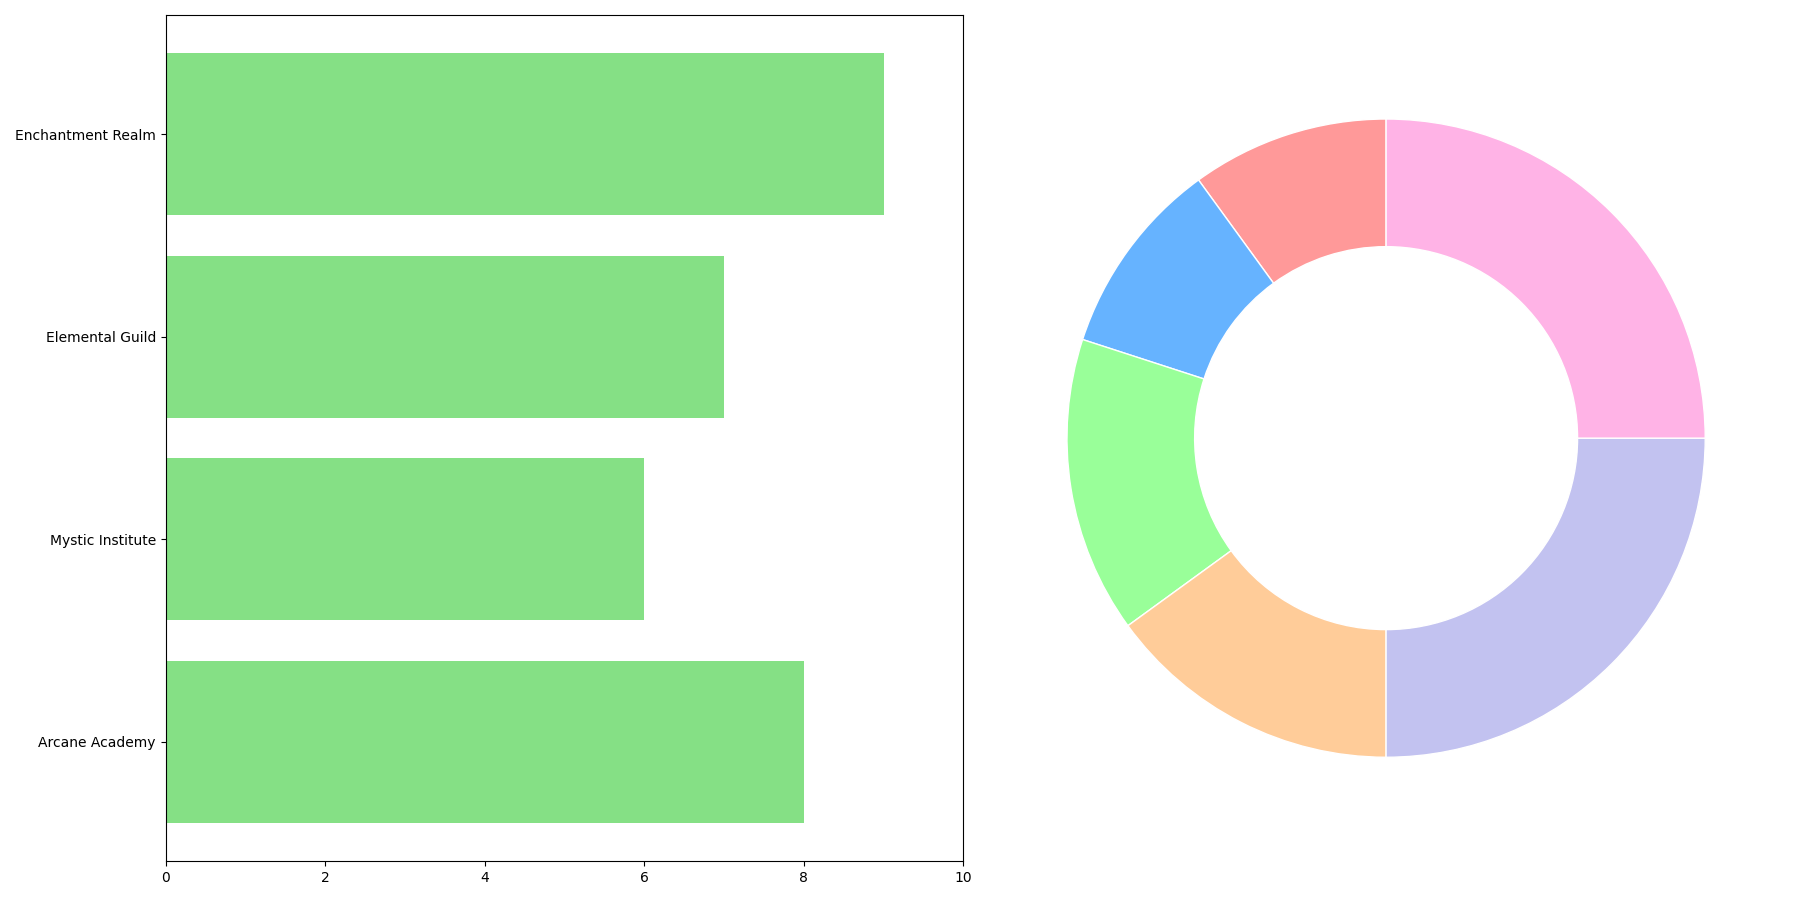

Reproduce this figure in Python.
import matplotlib.pyplot as plt
import numpy as np

# Data
wizardry_schools = ['Arcane Academy', 'Mystic Institute', 'Elemental Guild', 'Enchantment Realm']
spell_types = ['Fire Spells', 'Water Spells', 'Earth Spells', 'Air Spells', 'Lightning Spells', 'Healing Spells']

arcane_spells = [25, 5, 20, 10, 30, 10]
mystic_spells = [15, 30, 10, 25, 0, 20]
elemental_spells = [35, 5, 20, 25, 15, 0]
enchantment_spells = [10, 10, 15, 15, 25, 25]

average_power_levels = [8, 6, 7, 9]

colors = ['#ff9999', '#66b3ff', '#99ff99', '#ffcc99', '#c2c2f0', '#ffb3e6']

fig, (ax2, ax1) = plt.subplots(1, 2, figsize=(18, 9))

# Plotting the bar chart showing average power levels without labels
ax2.barh(wizardry_schools, average_power_levels, color='#85e085')
ax2.set_xlim(0, 10)

# Plotting the pie charts for each Wizardry school without textual labels
data = [arcane_spells, mystic_spells, elemental_spells, enchantment_spells]

for i, school_data in enumerate(data):
    ax1.clear()
    ax1.pie(
        school_data,
        colors=colors,
        startangle=90,
        wedgeprops=dict(width=0.4, edgecolor='w')
    )
    center_circle = plt.Circle((0, 0), 0.55, fc='white')
    fig.gca().add_artist(center_circle)
    plt.pause(1)

plt.tight_layout()
plt.show()
